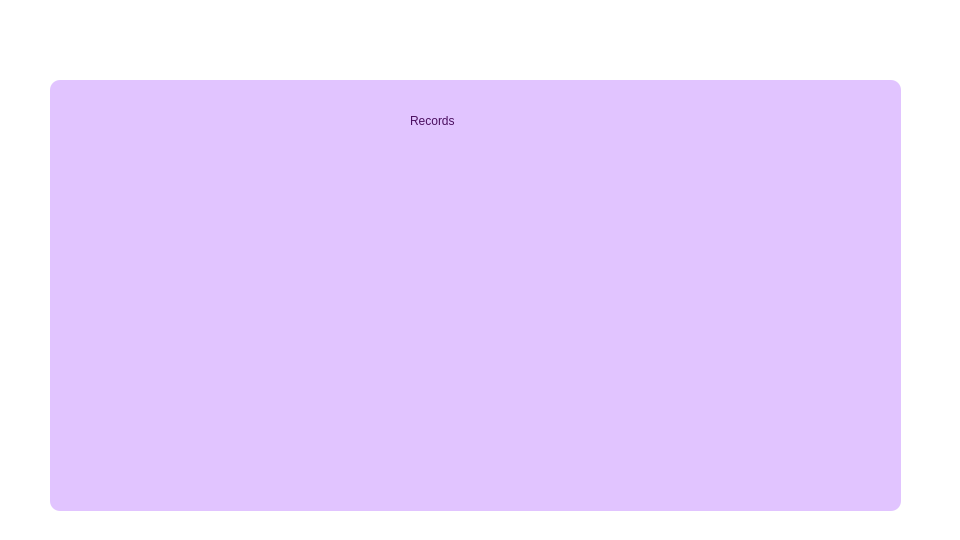
<?xml version="1.0" encoding="UTF-8"?>
<ui version="4.0">
 <class>records</class>
 <widget class="QMainWindow" name="records">
  <property name="geometry">
   <rect>
    <x>0</x>
    <y>0</y>
    <width>960</width>
    <height>540</height>
   </rect>
  </property>
  <property name="windowTitle">
   <string>MainWindow</string>
  </property>
  <property name="styleSheet">
   <string notr="true">background-color:white;</string>
  </property>
  <widget class="QWidget" name="centralwidget">
   <widget class="QPushButton" name="back">
    <property name="geometry">
     <rect>
      <x>10</x>
      <y>10</y>
      <width>60</width>
      <height>60</height>
     </rect>
    </property>
    <property name="styleSheet">
     <string notr="true">image: url(:/resources/back.svg);
background-color:transparent;
border:none;</string>
    </property>
    <property name="text">
     <string/>
    </property>
   </widget>
   <widget class="QGroupBox" name="groupBox">
    <property name="geometry">
     <rect>
      <x>50</x>
      <y>80</y>
      <width>851</width>
      <height>431</height>
     </rect>
    </property>
    <property name="styleSheet">
     <string notr="true">border-radius:10px;
background-color:rgb(225,196,255);</string>
    </property>
    <property name="title">
     <string/>
    </property>
    <widget class="QLabel" name="label">
     <property name="geometry">
      <rect>
       <x>360</x>
       <y>20</y>
       <width>131</width>
       <height>41</height>
      </rect>
     </property>
     <property name="styleSheet">
      <string notr="true">color: rgb(75, 15, 96);
 border:transparent;
font: 800 25pt &quot;Bahnschrift&quot;;
</string>
     </property>
     <property name="text">
      <string>Records</string>
     </property>
    </widget>
    <widget class="QTableWidget" name="tableWidget">
     <property name="geometry">
      <rect>
       <x>40</x>
       <y>80</y>
       <width>771</width>
       <height>311</height>
      </rect>
     </property>
     <property name="styleSheet">
      <string notr="true">QTableView::section:horizontal{
	font: 700 9pt &quot;Bahnschrift&quot;;
	border: none;
	background-color: white;
}</string>
     </property>
    </widget>
   </widget>
  </widget>
 </widget>
 <resources/>
 <connections/>
</ui>
